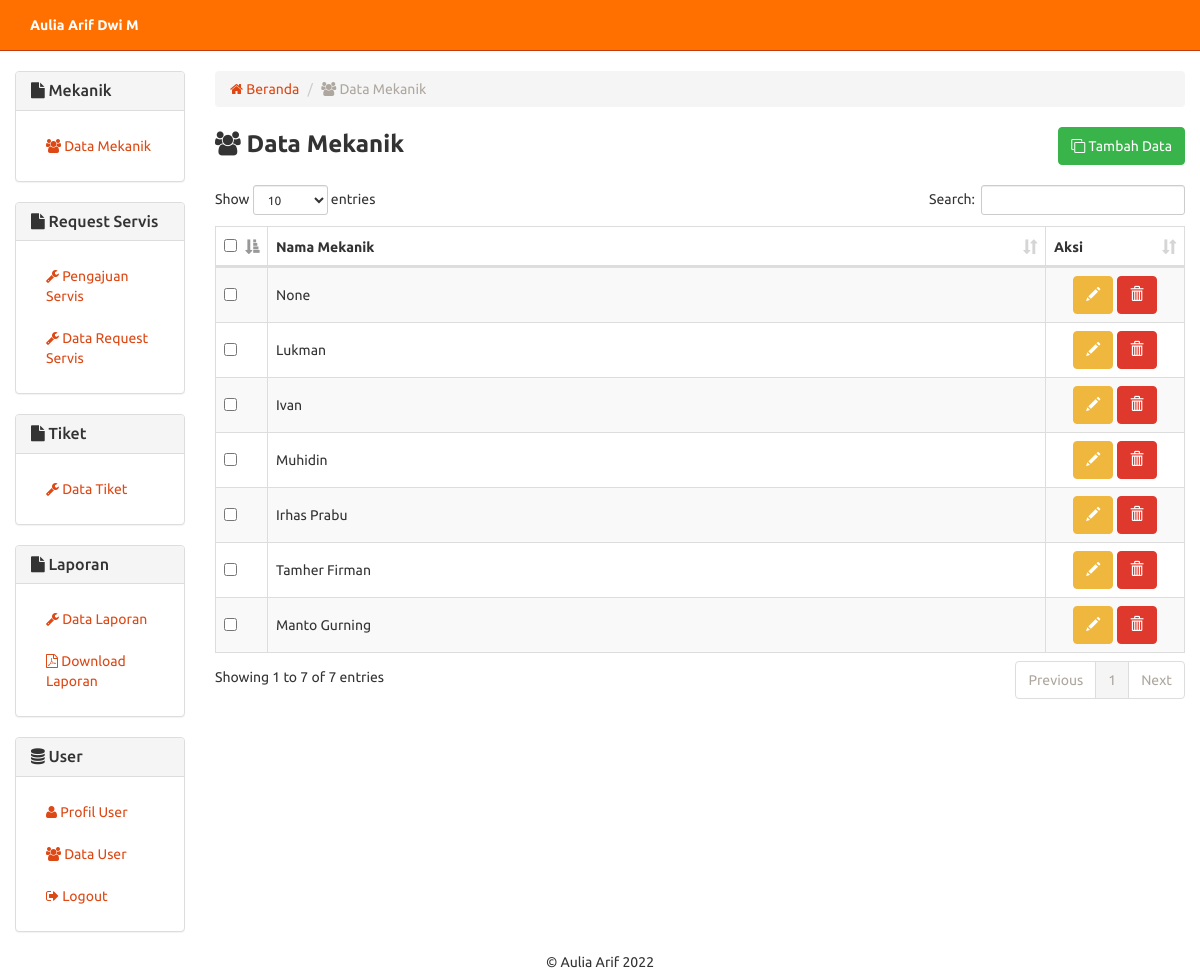
The app's page /mekanik.php (signed in) with its own data.
### tables this page shows
CREATE TABLE `mekanik` (
  `no_mekanik` int(3) UNSIGNED NOT NULL,
  `nama_mekanik` varchar(50) DEFAULT NULL
);

### includes/mekanik.inc.php (called while the page is built, shortened)
<?php
class Mekanik{
  private $conn;
  private $table_name = "mekanik";
  public function __construct($db){
    $this->conn = $db;
  }
	function readAll(){
		$query = "SELECT * FROM ".$this->table_name." ORDER BY no_mekanik ASC";
		$stmt = $this->conn->prepare( $query );
		$stmt->execute();
		return $stmt;
	}
	function countAll(){
		$query = "SELECT * FROM ".$this->table_name." ORDER BY no_mekanik ASC";
		$stmt = $this->conn->prepare( $query );
		$stmt->execute();
		return $stmt->rowCount();
	}
}
?>

### mekanik.php (the view, shortened to what this page needs)
<?php
include "header.php";
include_once 'includes/mekanik.inc.php';
$pro = new Mekanik($db);
$stmt = $pro->readAll();
            ?>
<div class="row">
	<div class="col-xs-12 col-sm-12 col-md-2">
		  	<?php
			include_once 'sidebar.php';
			?>
	</div>
	<div class="col-xs-12 col-sm-12 col-md-10">
	<ol class="breadcrumb">
	  <li><a href="index.php"><span class="fa fa-home"></span> Beranda</a></li>
	  <li class="active"><span class="fa fa-users"></span> Data Mekanik</li>
	</ol>
<form method="post">
    <div class="row">
        <div class="col-md-6 text-left">
            <strong style="font-size:18pt;"><span class="fa fa-users"></span> Data Mekanik</strong>
        </div>
        <div class="col-md-6 text-right">
            <button type="button" onclick="location.href='mekanik-baru.php'" class="btn btn-success"><span class="fa fa-clone"></span> Tambah Data</button>
        </div>
    </div>
    <br/>
    <table width="100%" class="table table-striped table-bordered" id="tabeldata">
        <thead>
            <tr>
                <th width="10px"><input type="checkbox" name="select-all" id="select-all" /></th>
                <th>Nama Mekanik</th>
                <th width="100px">Aksi</th>
            </tr>
        </thead>
               <tbody>
    <?php
    while ($row = $stmt->fetch(PDO::FETCH_ASSOC)){
    ?>
            <tr>
                <td style="vertical-align:middle;"><input type="checkbox" value="<?php echo $row['no_mekanik'] ?>" name="checkbox[]" /></td>
    	    <td style="vertical-align:middle;"><?php echo $row['nama_mekanik'] ?></td>
            <td class="text-center" style="vertical-align:middle;">
    		  <a href="mekanik-ubah.php?id=<?php echo $row['no_mekanik'] ?>" class="btn btn-warning"><span class="glyphicon glyphicon-pencil" aria-hidden="true"></span></a>
    		  <a href="mekanik-hapus.php?id=<?php echo $row['no_mekanik'] ?>" onclick="return confirm('Yakin ingin menghapus data?')" class="btn btn-danger"><span class="glyphicon glyphicon-trash" aria-hidden="true"></span></a>
    	    </td>
            </tr>
    <?php
    }
    ?>
        </tbody>
    </table>
    </form>
</div>
</div>
<?php include "footer.php"; ?>

### records on screen
mekanik: nama_mekanik "None"
mekanik: nama_mekanik "Lukman"
mekanik: nama_mekanik "Ivan"
mekanik: nama_mekanik "Muhidin"
mekanik: nama_mekanik "Irhas Prabu"
mekanik: nama_mekanik "Tamher Firman"
mekanik: nama_mekanik "Manto Gurning"

### other values on screen
$_SESSION['nama_user'] "Aulia Arif Dwi M"
